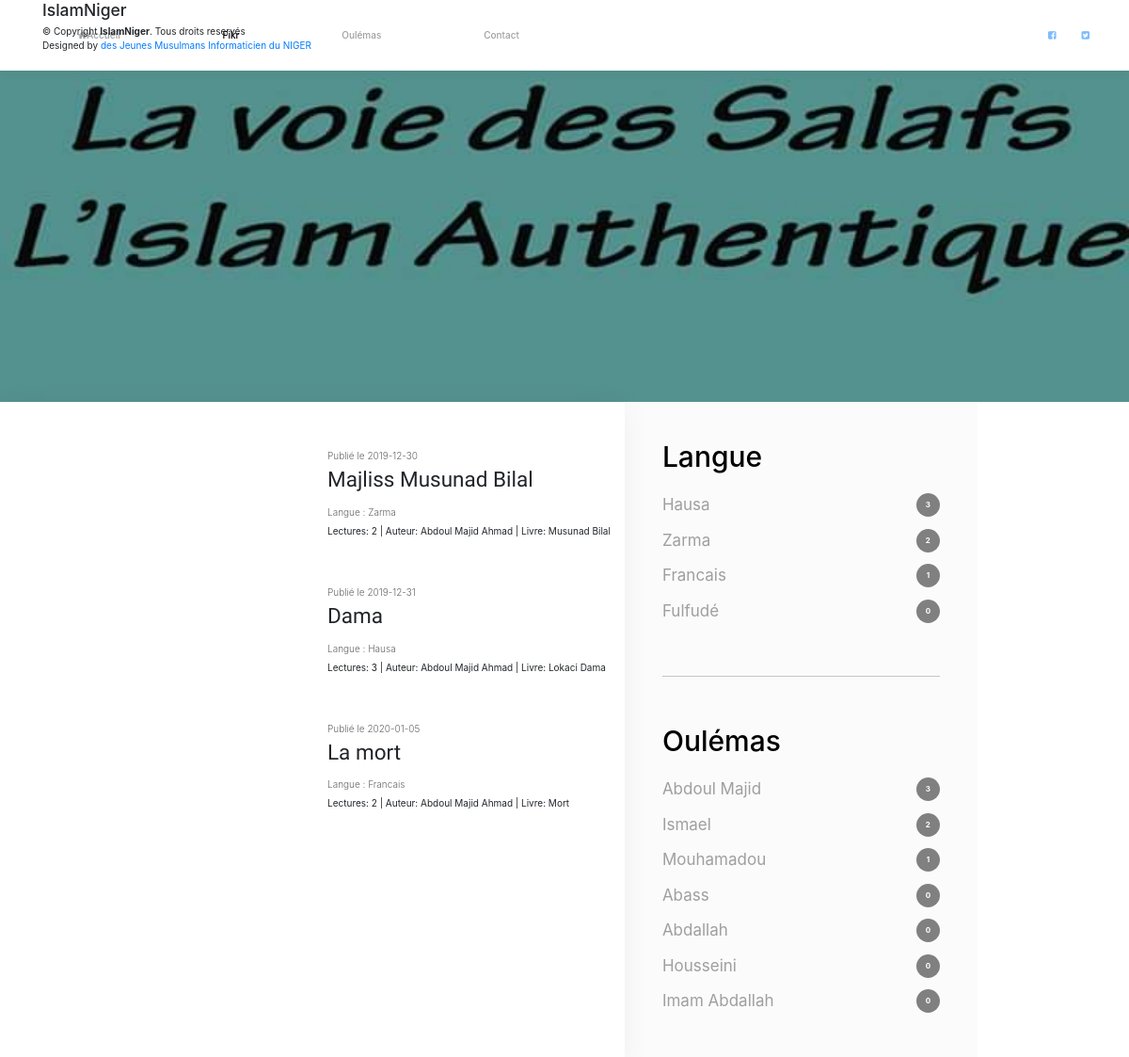
The app's page /index.php?p=fikrs.auteur&id=1 with its own data.
### tables this page shows
CREATE TABLE `fikrs` (
  `id` int(11) NOT NULL,
  `titre` varchar(255) NOT NULL,
  `livre` varchar(255) NOT NULL,
  `auteur` int(11) NOT NULL,
  `date` date NOT NULL,
  `langue_id` int(11) NOT NULL
);

CREATE TABLE `langues` (
  `id` int(11) NOT NULL,
  `code` varchar(10) NOT NULL,
  `titre` varchar(255) NOT NULL
);

CREATE TABLE `auteurs` (
  `id` int(11) NOT NULL,
  `nom` varchar(255) NOT NULL,
  `prenom` varchar(255) NOT NULL,
  `statut` int(11) NOT NULL,
  `region` int(11) NOT NULL,
  `description` varchar(255) NOT NULL,
  `photo` varchar(255) NOT NULL
);

### core/Controller/Controller.php (called while the page is built, shortened)
<?php
class Controller
{
    protected $viewPath;
    protected function render($view, $variables = []){
        extract($variables);
        require($this->viewPath . str_replace('.', '/', $view) . '.php');
    }
}

### app/Controller/FikrsController.php (called while the page is built, shortened)
<?php
class FikrsController extends AppController
{
    public function auteur(){
        $auteurs = $this->Auteur->allWithCountFikr();
        $langues = $this->Langue->allWithCountFikr();
        $fikrs = $this->Fikr->fikrWithAuteur($_GET['id']);
        $this->render('fikrs.auteur', compact('auteurs', 'langues', 'fikrs'));
    }
}

### index.php (called while the page is built, shortened)
<?php
if(isset($_GET['p'])){
    $page = $_GET['p'];
} else{
    $page = 'annonces.index';
}
$page = explode('.', $page);
if($page[0] == 'admin'){
    $controller = '\App\Controller\Admin\\' . ucfirst($page[1]) . 'Controller';
    $action = $page[2];
} else {
    $action = $page[1];
}
$controller = new $controller();
$controller->$action();

### core/Table/Table.php (called while the page is built, shortened)
<?php
class Table
{
    protected $db;
    public function __construct(Database $db){
        $this->db = $db;
    }
    public function query($statement, $attributes = null, $one = false){
        if($attributes){
            return $this->db->prepare(
                $statement,
                $attributes,
                str_replace('Table', 'Entity', get_class($this)),
                $one
            );
        } else {
            return $this->db->query(
                $statement,
                str_replace('Table', 'Entity', get_class($this)),
                $one
            );
        }
    }
}

### core/Database/MysqlDatabase.php (called while the page is built, shortened)
<?php
class MysqlDatabase extends Database
{
    private $pdo;
    private function getPDO(){
        if($this->pdo === null){
            $pdo = new PDO('mysql:dbname=islamNiger;host=localhost', 'root', '');
            $pdo->setAttribute(PDO::ATTR_ERRMODE, PDO::ERRMODE_EXCEPTION);
            $this->pdo = $pdo;
        }
        return $this->pdo;
    }
    public function query($statement, $class_name = null, $one = false){
        $req = $this->getPDO()->query($statement);
        if($class_name === null){
            $req->setFetchMode(PDO::FETCH_OBJ);
        } else {
            $req->setFetchMode(PDO::FETCH_CLASS, $class_name);
        }
        if($one){
            $datas = $req->fetch();
        }
        else{
            $datas = $req->fetchAll();
        }
        return $datas;
    }
    public function prepare($statement, $attributes, $class_name = null, $one = false){
        $req = $this->getPDO()->prepare($statement);
        $res = $req->execute($attributes);
        if($class_name === null){
            $req->setFetchMode(PDO::FETCH_OBJ);
        } else {
            $req->setFetchMode(PDO::FETCH_CLASS, $class_name);
        }
        if($one){
            $datas = $req->fetch();
        }
        else{
            $datas = $req->fetchAll();
        }
        return $datas;
    }
}

### app/Table/FikrTable.php (called while the page is built, shortened)
<?php
class FikrTable extends Table
{
    public function fikrWithAuteur($auteur){
        return $this->query("
            SELECT fikrs.id, fikrs.titre, fikrs.livre, fikrs.date, auteurs.nom, auteurs.prenom, langues.titre as langue, (SELECT COUNT(datas.id) FROM datas WHERE datas.fikr=fikrs.id) as nombre
            FROM fikrs
            LEFT JOIN auteurs ON auteur=auteurs.id
            LEFT JOIN langues ON langue_id=langues.id
            WHERE fikrs.auteur = ?
        ",[$auteur]);
    }
}

### app/Autoloader.php (called while the page is built, shortened)
<?php
class Autoloader
{
    static function autoload($class){
        if(strpos($class, __NAMESPACE__ . '\\') === 0)
        {
            $class = str_replace(__NAMESPACE__ . '\\', '', $class);
            $class = str_replace('\\', '/', $class);
        }
    }
}

### app/Entity/FikrEntity.php (called while the page is built, shortened)
<?php
class FikrEntity extends Entity
{
    public function getUrl(){
        return 'index.php?p=fikrs.detail&id=' . $this->id;
    }
}

### core/Entity/Entity.php (called while the page is built, shortened)
<?php
class Entity
{
    public function __get($key){
        return $this->$key;
    }
}

### app/Table/LangueTable.php (called while the page is built, shortened)
<?php
class LangueTable extends Table
{
    public function allWithCountFikr(){
        return $this->query("
            SELECT langues.id, langues.code, langues.titre, (SELECT COUNT(fikrs.id) FROM fikrs WHERE fikrs.langue_id=langues.id) as nombre
            FROM langues
        ");
    }
}

### app/Table/AuteurTable.php (called while the page is built, shortened)
<?php
class AuteurTable extends Table
{
    public function allWithCountFikr(){
        return $this->query("
            SELECT auteurs.id, auteurs.nom, auteurs.prenom, (SELECT COUNT(fikrs.id) FROM fikrs WHERE fikrs.auteur=auteurs.id) as nombre
            FROM auteurs
        ");
    }
}

### core/Autoloader.php (called while the page is built, shortened)
<?php
class Autoloader
{
    static function autoload($class){
        if(strpos($class, __NAMESPACE__ . '\\') === 0)
        {
            $class = str_replace(__NAMESPACE__ . '\\', '', $class);
            $class = str_replace('\\', '/', $class);
        }
    }
}

### app/Views/fikrs/auteur.php (the view, shortened to what this page needs)
<div class="banniere"></div>
<div class="body">
    <main class="main">
        <div class="container">
        <?php foreach($fikrs as $fikr): ?>
            <article class="article">
                <div class="article-date">Publié le <?= $fikr->date;?></div>
                <h2 class="article-title"><a href="<?= $fikr->url?>"><?= $fikr->titre ?></a></h2>
                <div class="article-date">Langue : <?= $fikr->langue ?></div>
                <p>Lectures: <span><?= $fikr->nombre ?></span> | Auteur: <span><?= $fikr->nom .' '. $fikr->prenom; ?></span> | Livre: <span><?= $fikr->livre ?></span></p>
            </article>
        <?php endforeach; ?>
        </div>
    </main>
    <aside class="sidebar">
    <h4 class="sidebar-title">Langue</h4>
        <ul>
            <?php foreach($langues as $langue): ?>
                <li><a href="?p=fikrs.langue&id=<?= $langue->id;?>" data-count="<?= $langue->nombre;?>"><?= $langue->titre;?></a></li>
            <?php endforeach; ?>
        </ul>
        <hr>
        <h4 class="sidebar-title">Oulémas</h4>
        <ul>
            <?php foreach($auteurs as $auteur): ?>
            <li><a href="?p=fikrs.auteur&id=<?= $auteur->id;?>" data-count="<?= $auteur->nombre;?>"><?= $auteur->nom; $auteur->prenom;?></a></li>
            <?php endforeach; ?>
        </ul>
    </aside>
</div>

### public/css/style.css (style rules this page uses)
* { -webkit-box-sizing: border-box; box-sizing: border-box; }
body, html { font-size: 16px; color: rgba(0, 0, 0, .87); font-family: "Montserrat", sans-serif; line-height: 1.6; margin: 0; font-weight: 400; }
.banniere { height: 427px; background: no-repeat center center / cover url("../img/voie.jpg"); }
.main { background:#FFF; -webkit-box-shadow: 0 4px 30px rgba(0, 0, 0, .05); box-shadow: 0 4px 30px rgba(0, 0, 0, .05); position: relative; z-index: 2; }
.main .container { overflow: hidden; }
.sidebar { position: relative; padding: 40px; font-size: 17px; z-index: 1; background: #FBFBFB; }
.sidebar-title { font-size: 30px; color: #000; margin: 15px 0; }
.sidebar-title:first-child { margin-top: 0; }
.sidebar a { color: #9F9F9F; text-decoration: none; }
.sidebar ul { margin: 0; padding: 0; list-style: none; }
.sidebar li { padding: 6px 0; }
.sidebar hr { border: none; background: #C4C4C4; height: 1px; margin: 50px 0; }
.container { margin: 0 auto; max-width: 940px; }
.article { margin: 50px 0; }
.article a { color: inherit; text-decoration: none; }
.article-date { font-weight: 300; color: rgba(0, 0, 0, .6); margin-bottom: 5px; }
.article-title { font-size: 2.25rem; line-height: 1.1; font-family: "Cardo", serif; margin: 0 0 15px 0; }
.article-title::after { content:''; display: block; width: 100px; background: #000; }
.sidebar li a::after { content: attr(data-count); float:right; background: grey; width: 25px; height: 25px; line-height: 25px; text-align: center; color: #FFF; border-radius: 50%; font-size: 0.8rem; font-weight: bold; }
@media only screen and (min-width:740px) { .article { padding-left: 333px; position: relative; } }
@media only screen and (min-width: 1100px) { .body { display:flex; } }
@media only screen and (min-width: 1100px) { .sidebar { flex: none; width: 375px; } }

### records on screen
fikrs: date "2019-12-30", titre "Majliss Musunad Bilal", langue "Zarma", nombre "2", nom "Abdoul Majid", prenom "Ahmad", livre "Musunad Bilal"
fikrs: date "2019-12-31", titre "Dama", langue "Hausa", nombre "3", nom "Abdoul Majid", prenom "Ahmad", livre "Lokaci Dama"
fikrs: date "2020-01-05", titre "La mort", langue "Francais", nombre "2", nom "Abdoul Majid", prenom "Ahmad", livre "Mort"
langues: titre "Hausa"
langues: titre "Zarma"
langues: titre "Francais"
langues: titre "Fulfudé"
auteurs: nom "Abdoul Majid"
auteurs: nom "Ismael"
auteurs: nom "Mouhamadou"
auteurs: nom "Abass"
auteurs: nom "Abdallah"
auteurs: nom "Housseini"
auteurs: nom "Imam Abdallah"
